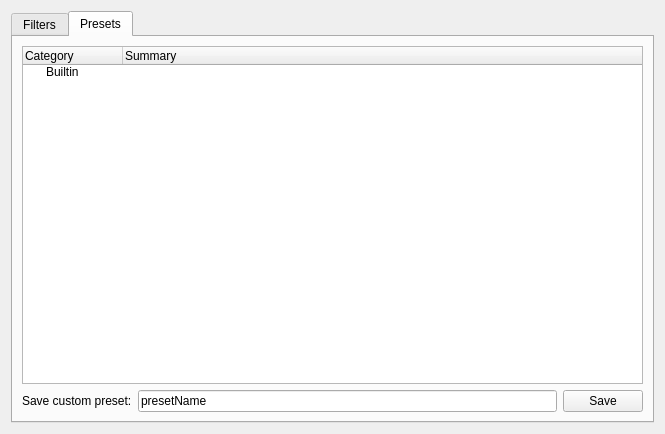
<?xml version="1.0" encoding="UTF-8"?>
<ui version="4.0">
 <class>rawFilterForm</class>
 <widget class="QWidget" name="rawFilterForm">
  <property name="geometry">
   <rect>
    <x>0</x>
    <y>0</y>
    <width>665</width>
    <height>434</height>
   </rect>
  </property>
  <property name="contextMenuPolicy">
   <enum>Qt::CustomContextMenu</enum>
  </property>
  <property name="windowTitle">
   <string>Manage Message Filters</string>
  </property>
  <property name="toolTipDuration">
   <number>0</number>
  </property>
  <layout class="QVBoxLayout" name="verticalLayout">
   <item>
    <widget class="QTabWidget" name="tabWidget">
     <property name="currentIndex">
      <number>1</number>
     </property>
     <widget class="QWidget" name="filtersTab">
      <attribute name="title">
       <string>Filters</string>
      </attribute>
      <layout class="QVBoxLayout" name="verticalLayout_4">
       <item>
        <widget class="QLabel" name="label_2">
         <property name="font">
          <font>
           <italic>true</italic>
          </font>
         </property>
         <property name="text">
          <string>Hint: You can save a custom filter list on the preset tab</string>
         </property>
        </widget>
       </item>
       <item>
        <layout class="QVBoxLayout" name="verticalLayout_2">
         <item>
          <widget class="QTableWidget" name="filterTable">
           <property name="contextMenuPolicy">
            <enum>Qt::CustomContextMenu</enum>
           </property>
           <property name="toolTip">
            <string>These apply to newly received packets. Press 'Refresh Decoded List' to apply them to past packets</string>
           </property>
           <property name="statusTip">
            <string>These apply to newly received packets. Press 'Refresh Decoded List' to apply them to past packets</string>
           </property>
           <property name="editTriggers">
            <set>QAbstractItemView::NoEditTriggers</set>
           </property>
           <property name="dragDropOverwriteMode">
            <bool>false</bool>
           </property>
           <property name="selectionMode">
            <enum>QAbstractItemView::ExtendedSelection</enum>
           </property>
           <property name="selectionBehavior">
            <enum>QAbstractItemView::SelectRows</enum>
           </property>
           <property name="textElideMode">
            <enum>Qt::ElideLeft</enum>
           </property>
           <property name="gridStyle">
            <enum>Qt::DotLine</enum>
           </property>
           <property name="sortingEnabled">
            <bool>true</bool>
           </property>
           <attribute name="verticalHeaderVisible">
            <bool>false</bool>
           </attribute>
           <column>
            <property name="text">
             <string>ID</string>
            </property>
           </column>
           <column>
            <property name="text">
             <string>Function</string>
            </property>
           </column>
           <column>
            <property name="text">
             <string>Origin</string>
            </property>
           </column>
           <column>
            <property name="text">
             <string>Session Count</string>
            </property>
           </column>
           <column>
            <property name="text">
             <string>Filter</string>
            </property>
           </column>
          </widget>
         </item>
        </layout>
       </item>
       <item>
        <layout class="QHBoxLayout" name="horizontalLayout">
         <item>
          <widget class="QPushButton" name="includeBtn">
           <property name="maximumSize">
            <size>
             <width>120</width>
             <height>16777215</height>
            </size>
           </property>
           <property name="text">
            <string>Include Selected</string>
           </property>
          </widget>
         </item>
         <item>
          <widget class="QPushButton" name="excludeBtn">
           <property name="maximumSize">
            <size>
             <width>120</width>
             <height>16777215</height>
            </size>
           </property>
           <property name="text">
            <string>Exclude Selected</string>
           </property>
          </widget>
         </item>
         <item>
          <widget class="QPushButton" name="applyBtn">
           <property name="maximumSize">
            <size>
             <width>120</width>
             <height>16777215</height>
            </size>
           </property>
           <property name="toolTip">
            <string>Filter past entries in the decoded packet list based on the current filters</string>
           </property>
           <property name="statusTip">
            <string>Filters past entries in the decoded packet list based on the current filters</string>
           </property>
           <property name="text">
            <string>Refresh Decoded List</string>
           </property>
          </widget>
         </item>
        </layout>
       </item>
      </layout>
     </widget>
     <widget class="QWidget" name="presetsTab">
      <attribute name="title">
       <string>Presets</string>
      </attribute>
      <layout class="QVBoxLayout" name="verticalLayout_3">
       <item>
        <widget class="QTreeWidget" name="presetsTree">
         <property name="contextMenuPolicy">
          <enum>Qt::CustomContextMenu</enum>
         </property>
         <column>
          <property name="text">
           <string>Category</string>
          </property>
         </column>
         <column>
          <property name="text">
           <string>Summary</string>
          </property>
         </column>
         <item>
          <property name="text">
           <string>Builtin</string>
          </property>
         </item>
        </widget>
       </item>
       <item>
        <layout class="QHBoxLayout" name="horizontalLayout_2">
         <item>
          <widget class="QLabel" name="label">
           <property name="text">
            <string>Save custom preset:</string>
           </property>
          </widget>
         </item>
         <item>
          <widget class="QLineEdit" name="saveName">
           <property name="text">
            <string>presetName</string>
           </property>
          </widget>
         </item>
         <item>
          <widget class="QPushButton" name="saveBtn">
           <property name="text">
            <string>Save</string>
           </property>
          </widget>
         </item>
        </layout>
       </item>
      </layout>
     </widget>
    </widget>
   </item>
  </layout>
 </widget>
 <resources/>
 <connections>
  <connection>
   <sender>excludeBtn</sender>
   <signal>clicked()</signal>
   <receiver>rawFilterForm</receiver>
   <slot>excludeSelectedFilters()</slot>
   <hints>
    <hint type="sourcelabel">
     <x>279</x>
     <y>412</y>
    </hint>
    <hint type="destinationlabel">
     <x>295</x>
     <y>216</y>
    </hint>
   </hints>
  </connection>
  <connection>
   <sender>includeBtn</sender>
   <signal>clicked()</signal>
   <receiver>rawFilterForm</receiver>
   <slot>includeSelectedFilters()</slot>
   <hints>
    <hint type="sourcelabel">
     <x>111</x>
     <y>412</y>
    </hint>
    <hint type="destinationlabel">
     <x>295</x>
     <y>216</y>
    </hint>
   </hints>
  </connection>
  <connection>
   <sender>applyBtn</sender>
   <signal>clicked()</signal>
   <receiver>rawFilterForm</receiver>
   <slot>applyBtnPress()</slot>
   <hints>
    <hint type="sourcelabel">
     <x>462</x>
     <y>412</y>
    </hint>
    <hint type="destinationlabel">
     <x>295</x>
     <y>216</y>
    </hint>
   </hints>
  </connection>
  <connection>
   <sender>presetsTree</sender>
   <signal>customContextMenuRequested(QPoint)</signal>
   <receiver>rawFilterForm</receiver>
   <slot>showPresetContextMenu(QPoint)</slot>
   <hints>
    <hint type="sourcelabel">
     <x>291</x>
     <y>210</y>
    </hint>
    <hint type="destinationlabel">
     <x>292</x>
     <y>216</y>
    </hint>
   </hints>
  </connection>
  <connection>
   <sender>saveBtn</sender>
   <signal>clicked()</signal>
   <receiver>rawFilterForm</receiver>
   <slot>saveCustom()</slot>
   <hints>
    <hint type="sourcelabel">
     <x>524</x>
     <y>399</y>
    </hint>
    <hint type="destinationlabel">
     <x>292</x>
     <y>216</y>
    </hint>
   </hints>
  </connection>
  <connection>
   <sender>saveName</sender>
   <signal>returnPressed()</signal>
   <receiver>rawFilterForm</receiver>
   <slot>saveCustom()</slot>
   <hints>
    <hint type="sourcelabel">
     <x>303</x>
     <y>398</y>
    </hint>
    <hint type="destinationlabel">
     <x>292</x>
     <y>216</y>
    </hint>
   </hints>
  </connection>
  <connection>
   <sender>presetsTree</sender>
   <signal>itemDoubleClicked(QTreeWidgetItem*,int)</signal>
   <receiver>rawFilterForm</receiver>
   <slot>activatePresetListClicked()</slot>
   <hints>
    <hint type="sourcelabel">
     <x>291</x>
     <y>210</y>
    </hint>
    <hint type="destinationlabel">
     <x>292</x>
     <y>216</y>
    </hint>
   </hints>
  </connection>
  <connection>
   <sender>presetsTree</sender>
   <signal>itemActivated(QTreeWidgetItem*,int)</signal>
   <receiver>rawFilterForm</receiver>
   <slot>activatePresetListClicked()</slot>
   <hints>
    <hint type="sourcelabel">
     <x>291</x>
     <y>210</y>
    </hint>
    <hint type="destinationlabel">
     <x>292</x>
     <y>216</y>
    </hint>
   </hints>
  </connection>
  <connection>
   <sender>filterTable</sender>
   <signal>cellActivated(int,int)</signal>
   <receiver>rawFilterForm</receiver>
   <slot>toggleSelectedFilter()</slot>
   <hints>
    <hint type="sourcelabel">
     <x>291</x>
     <y>210</y>
    </hint>
    <hint type="destinationlabel">
     <x>292</x>
     <y>216</y>
    </hint>
   </hints>
  </connection>
 </connections>
 <slots>
  <signal>applyFilters()</signal>
  <slot>includeSelectedFilters()</slot>
  <slot>excludeSelectedFilters()</slot>
  <slot>applyBtnPress()</slot>
  <slot>showPresetContextMenu(QPoint)</slot>
  <slot>saveCustom()</slot>
  <slot>activatePresetListClicked()</slot>
  <slot>deletePreset()</slot>
  <slot>toggleSelectedFilter()</slot>
 </slots>
</ui>
